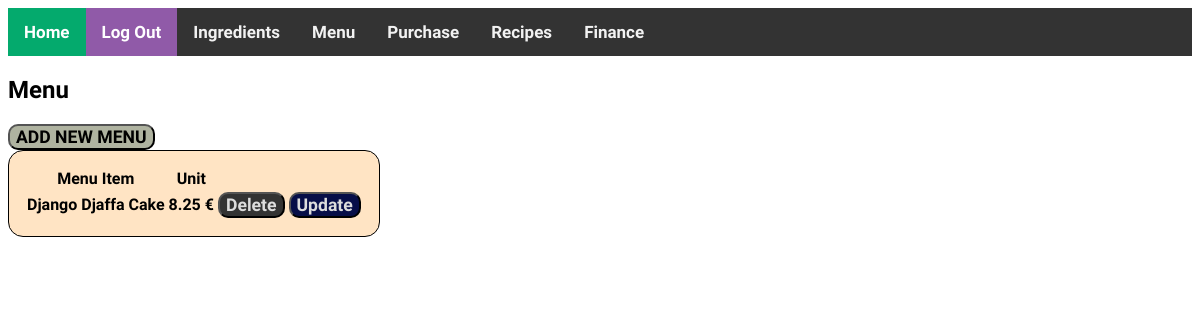
Before: /menu/ (signed in) with the older database file.
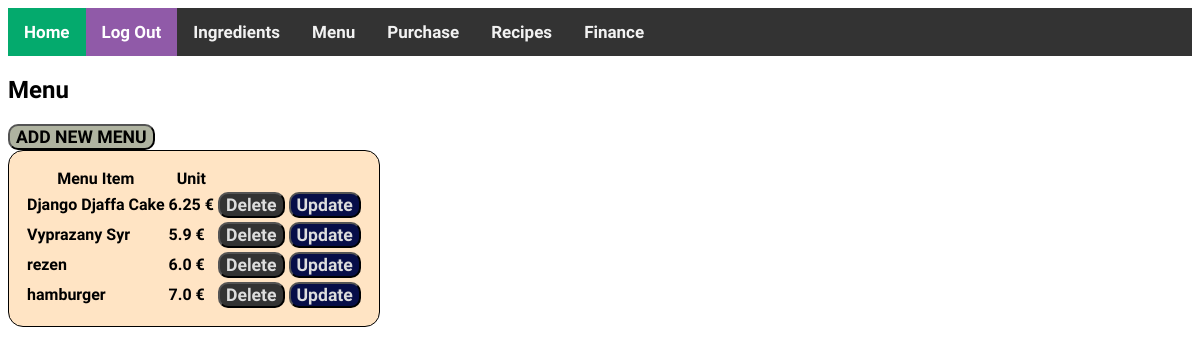
After: the same page with the newer database file.
### inventory/models.py (models this page shows, shortened)
class MenuItem(models.Model):
    name = models.CharField(max_length=200)
    price = models.FloatField(default=0)

### inventory/views.py (the view)
# urls.py: path('menu/', views.MenuView.as_view(), name='menu'),
class MenuView(LoginRequiredMixin, ListView):
    template_name = 'inventory/menu.html'
    model = MenuItem

### inventory/templates/inventory/menu.html (shortened to what this page needs)
{% extends 'base.html' %}
{% load static %}
{% block content %}
    <div>
        <h2>Menu</h2>
        <a href="{% url 'create_menu' %}"><button class="create-button">ADD NEW MENU</button></a>
        <table class="inventory-table">
            <thead>
                <tr>
                    <th>Menu Item</th>
                    <th>Unit</th>
                    <th></th>
                </tr>
            </thead>
            <tbody>
                {% for item in object_list %}
                <tr>
                    <td>{{ item.name }}</td>
                    <td> {{ item.price }} €</td>
                    <td><a href="{% url "delete_menu" item.id %}"><button class="del-button">Delete</button></a></td>
                    <td><a href="{% url "update_menu" item.id %}"><button class="update-button">Update</button></a></td>
                </tr>
                {% endfor %}
      </tbody>
    </table>
  </div>
{% endblock %}

Changed rows visible on the page:
changed MenuItem "Django Djaffa Cake": price "8.25" → "6.25"
added MenuItem: name "Vyprazany Syr", price "5.9"
added MenuItem: name "rezen", price "6.0"
added MenuItem: name "hamburger", price "7.0"
